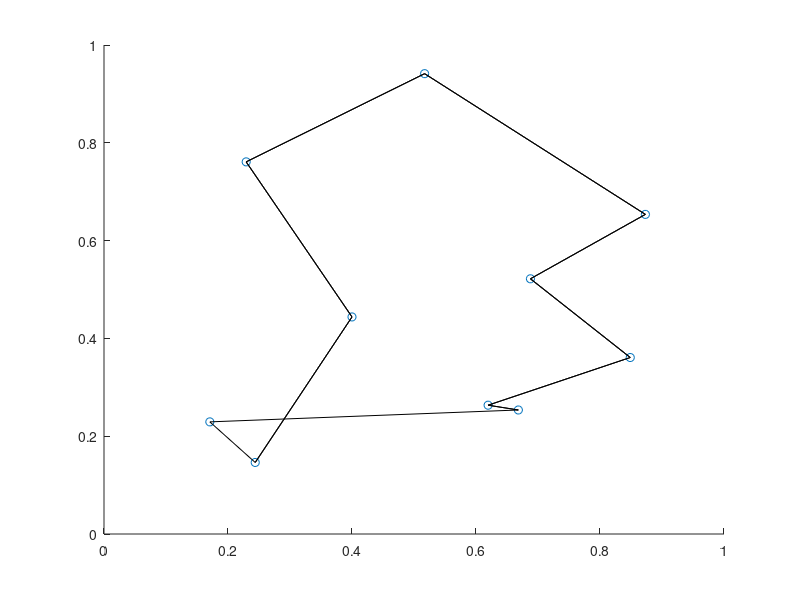

Here is the MATLAB script that generated this plot:
%Data Preprocessing
clear all
close all

load cities.dat;

%SOM
max_neighbour = 3;
epochs = 100;
eta = 0.2;
w = rand(10,2);    

for i = 1:epochs
   list = randperm(size(cities,1));
   n_func = floor(max_neighbour-(i-1)*(max_neighbour/(epochs-1)));
   for j = list
       w_temp = w;
       index = [];
       distance = [];
%        for k = 1:max(1,n_func)
%            k;
           [distance,index] = min(sum((abs(cities(j,:) - w_temp).^2),2));
%            w_temp(k,:) = [];
%        end
       update_index = (1+mod([index-floor(n_func):index+floor(n_func)]-1,size(w,1)));
%        update_index
%        distance = sum(abs(cities(j,:) - w(update_index,:))./(abs(cities(j,:) - w(index,:)))/2,2)
       distance = [fliplr(2:(n_func+1)) 1 2:(n_func+1)];
       w(update_index,:) = w(update_index,:) + eta*(cities(j,:) - w(update_index,:))./distance';
       1
   end
   scatter(cities(:,1),cities(:,2))
   hold on
   scatter(w(:,1),w(:,2))
   hold off
   drawnow
end

for k = 1:size(cities,1)
   [distance_sort(k) index_sort(k)] = min(sum(abs(((cities(k,:) - w).^2)),2));
end




[sorted order] = sort(index_sort);
order_wrap = [order(end) order order(1)];


scatter(cities(:,1),cities(:,2))
hold on

line([cities(order_wrap(1:end-2),1) cities(order,1)],[cities(order_wrap(1:end-2),2) cities(order,2)],'Color','k')

distances = (abs(cities(order_wrap(1:end-1),:)-cities(order_wrap(2:end),:)));
distances = distances(:,1).^2 + distances(:,2).^2
total_distance = sum(distances)








